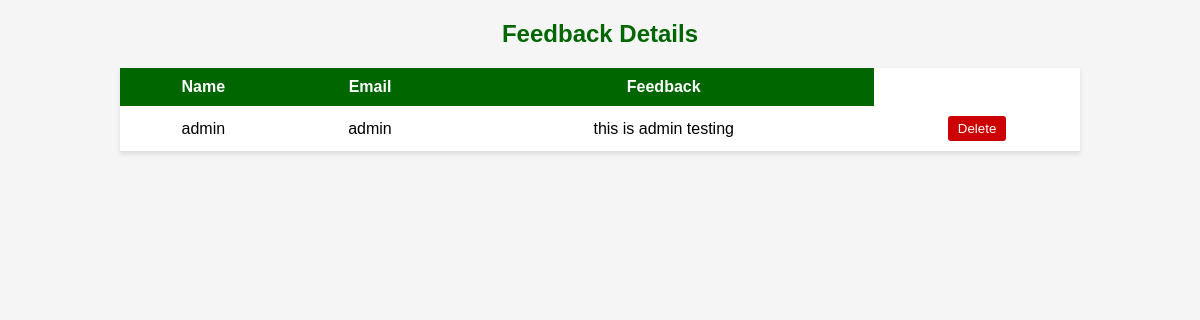
Page /admin/feedback.php on the earlier database version.
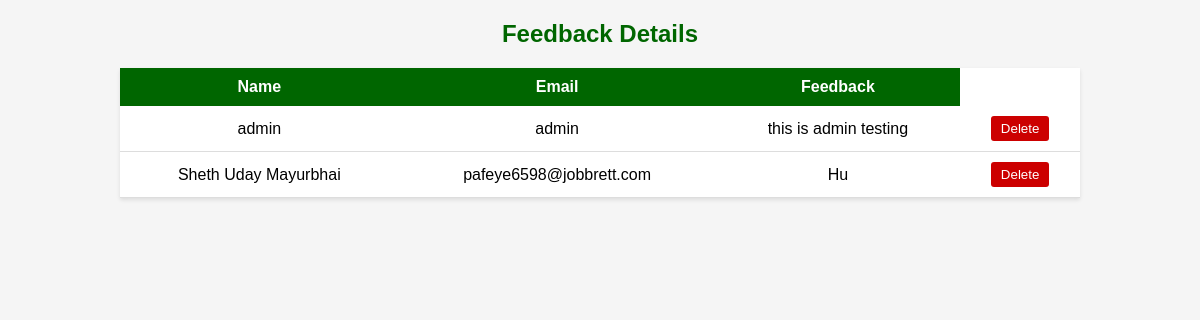
Same page on the later database version.
### tables this page shows
CREATE TABLE `feedback` (
  `name` varchar(255) NOT NULL,
  `email` varchar(255) NOT NULL,
  `feedback` varchar(255) NOT NULL
);

### admin/feedback.php (the view, shortened to what this page needs)
<?php
$user = 'root';
$password = '';
$database = 'iv';
$servername='localhost';
$mysqli = new mysqli($servername, $user, $password, $database);
$sql = " SELECT * FROM feedback";
$result = $mysqli->query($sql);
?>
<!DOCTYPE html>
<html lang="en">
<head>
</head>
<body>
	<section>
		<h1>Feedback Details</h1>
		<table>
			<tr>
				<th>Name</th>
				<th>Email</th>
				<th>Feedback</th>
			</tr>
			<?php
				while($rows=$result->fetch_assoc())
				{
			?>
			<tr>
				<td><?php echo $rows['name'];?></td>
				<td><?php echo $rows['email'];?></td>
                <td><?php echo $rows['feedback'];?></td>
				<td>
                        <form method="post">
                            <button type="submit" name="delete">Delete</button>
                        </form>
                    </td>
			</tr>
			<?php
				}
			?>
		</table>
</body>
</html>

### admin/feedback.php (style rules this page uses)
body { font-family: Arial, sans-serif; margin: 0; padding: 0; background-color: #f5f5f5; }
h1 { text-align: center; color: #006600; font-size: 24px; margin-top: 20px; }
table { width: 80%; margin: 20px auto; border-collapse: collapse; background-color: #fff; box-shadow: 0 2px 4px rgba(0, 0, 0, 0.1); }
th, td { padding: 10px; text-align: center; }
th { background-color: #006600; color: white; }
td { border-bottom: 1px solid #ddd; }
button { background-color: #cc0000; color: white; border: none; padding: 5px 10px; border-radius: 3px; cursor: pointer; }

Differences in the rows shown:
added feedback: name "Sheth Uday Mayurbhai", email "pafeye6598@jobbrett.com", feedback "Hu"
